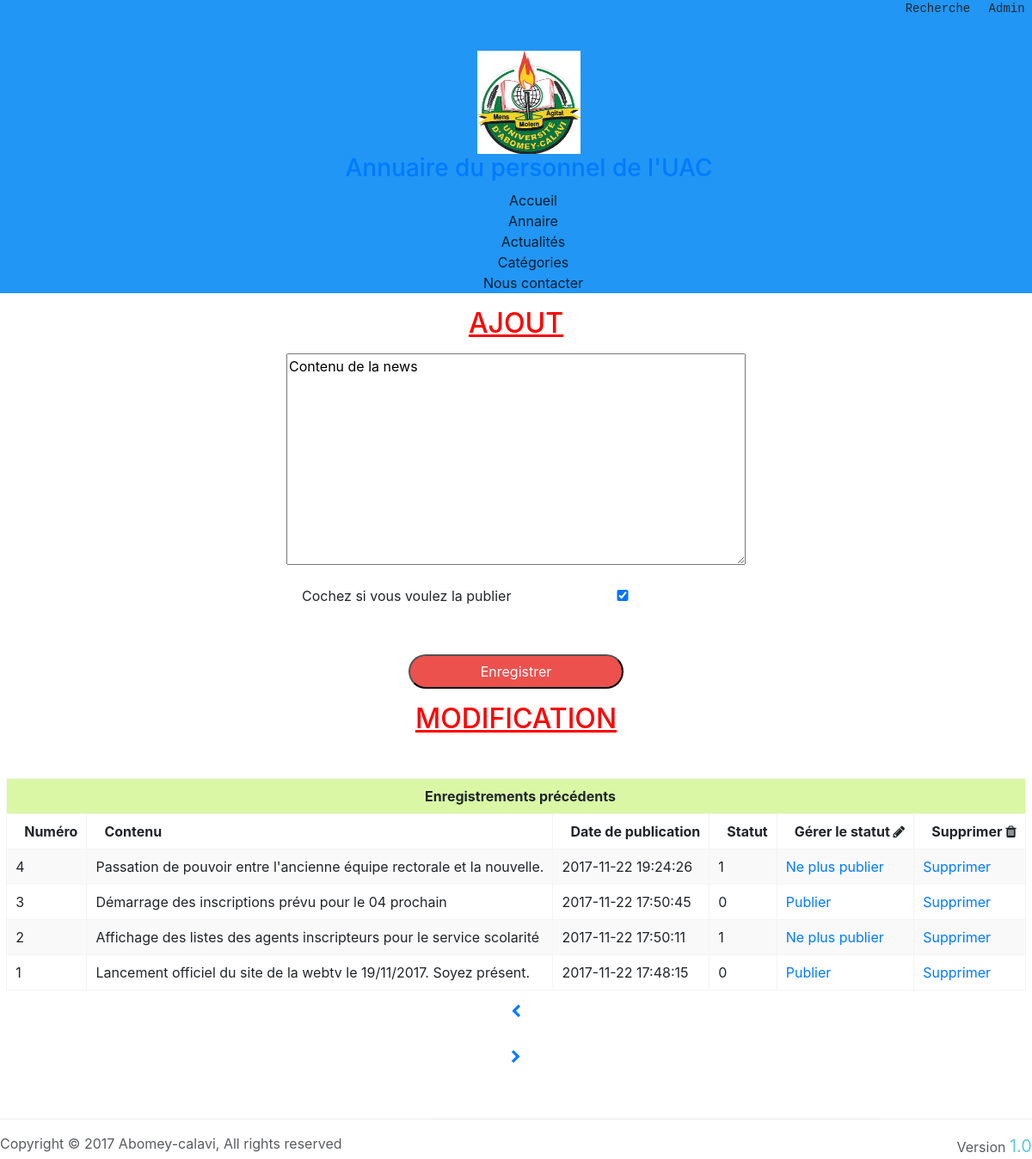
Screenshot of /admin_actualite.php with the database file from the repository.
### tables this page shows
CREATE TABLE IF NOT EXISTS `actualite` (
  `NumActu` int(11) NOT NULL AUTO_INCREMENT,
  `Contenu` varchar(255) NOT NULL,
  `DateActu` datetime NOT NULL DEFAULT CURRENT_TIMESTAMP,
  `Publication` tinyint(1) NOT NULL DEFAULT '0',
  `Login` varchar(255) NOT NULL COMMENT 'Login de celui qui a posté le message',
  PRIMARY KEY (`NumActu`)
);

### admin_actualite.php (the view, shortened to what this page needs)
<?php
$bdd = new PDO('mysql:host=localhost;dbname=annuaire;charset=utf8', 'root', '');
   $tout = $bdd->query('SELECT * FROM ACTUALITE ORDER BY DateActu DESC ');
?>
<html>
<head>
	<link rel="stylesheet" type="text/css" href="CSS/style.css">
</head>
<body>
<div style="text-align: center;">
	<h2>AJOUT</h2>
	<p>
			<form method="POST">
				<textarea name="contenu" id="contenu" rows="10" cols="50">Contenu de la news</textarea> <br><br>
				<label style="text-align: center;">Cochez si vous voulez la publier</label>
				<input align="center" type="checkbox" name="statut" checked><br> <br> <br>
				<input type="submit" name="valider" value="Enregistrer">
			</form>
	</p>
<div>
	<h2>
		MODIFICATION
	</h2>
	<p>
		<table class="previous" align="center">
					<thead>
						<tr align="center" >
							<th colspan='6' bgcolor="#DAF7A6">Enregistrements précédents</th>
						</tr>
						<tr>
							<th>Numéro</th>
							<th>Contenu</th>
							<th>Date de publication</th>
							<th>Statut</th>
							<th>Gérer le statut <i class="fa fa-pencil" aria-hidden="true"></i>
</th>
							<th>Supprimer <i class="fa fa-trash" aria-hidden="true"></i>
</th>
						</tr>
					</thead>
					<tbody>
					<?php
					while ($personne = $tout->fetch()) {
						?>
						<tr>
							<td> <?= $personne['NumActu'] ?> </td>
							<td> <?= $personne['Contenu'] ?> </td>
							<td> <?= $personne['DateActu'] ?> </td>
							<td> <?= $personne['Publication'] ?> </td>
							<td>
								<?php
							    if($personne['Publication'] == 0)
							    {
							?>
							    	<a href="admin_actualite.php?publie=<?= $personne['NumActu'] ?>">Publier
							    	  </a>
							<?php
							    }
							    else
							    {
							?>
							        <a href="admin_actualite.php?depublier=<?= $personne['NumActu'] ?>">Ne plus publier
							    	</a>
					 <?php   }  ?>
							</td>
							<td>
								<a onclick="if(confirm('Etes vous sur de bien vouloir supprimer cet enregistrement ?')){ document.location.href = url;} else {return false}" href="admin_actualite.php?supprime=<?= $personne['NumActu'] ?>">Supprimer
								</a>
							</td>
						</tr>
				<?php    }   ?>
					</tbody>
					</table>
	</p>
</div>
<div align="center">
	<a href="admin_personnel.php" title="Retourner à l'accueil de l'administrateur"><i class="fa fa-chevron-left" aria-hidden="true"></i>
	</a><pre>    </pre>
	<a href="admin_entite.php" title="Gestion des actualités"><i class="fa fa-chevron-right" aria-hidden="true"></i>
	</a>
</div>
</body>
</html>

### appli_GesAnnuaire/CSS/style.css (style rules this page uses)
body { text-align: center; }
h2 { color: #ff5733 ; text-decoration: underline; font-weight: bold; text-align: center; }
input,select { border-radius: 10px; outline: 0; width: 250px; }
a { text-decoration: none; }
span { color: #f2351b ; font-style: italic; font-size: 20px; }
input[type="submit"] { padding: 0.15em 0.5em 0.2em; border-radius: 20px; background-color: #ec514e; color: #fff; height: 40px; }
table.previous { border-collapse: collapse; margin-top: 50px; }
table.previous th,table.previous td { border: 0.8px solid #F4F4F4; padding: 10px }
table.previous th,table.previous td:hover { border: 0.8px solid #F4F4F4; padding-left: 20px }
table.previous tbody tr:nth-child(even) { background-color: #FFFFFF; }
table.previous tbody tr:nth-child(odd) { background-color: #F9F9F9; }

### rows the page displays
actualite: NumActu "4", Contenu "Passation de pouvoir entre l'ancienne équipe rectorale et la nouvelle.", DateActu "2017-11-22 19:24:26", Publication "1"
actualite: NumActu "3", Contenu "Démarrage des inscriptions prévu pour le 04 prochain", DateActu "2017-11-22 17:50:45", Publication "0"
actualite: NumActu "2", Contenu "Affichage des listes des agents inscripteurs pour le service scolarité", DateActu "2017-11-22 17:50:11", Publication "1"
actualite: NumActu "1", Contenu "Lancement officiel du site de la webtv le 19/11/2017. Soyez présent.", DateActu "2017-11-22 17:48:15", Publication "0"
